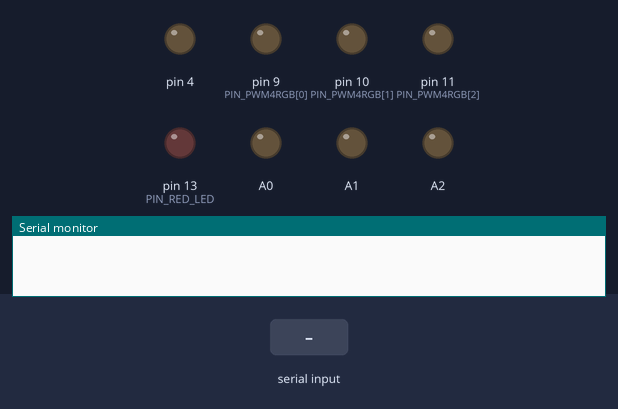
A sketch run on a simulated Arduino Uno, built with avr-gcc and run on an emulated ATmega328P. On the bench: output pins drawn as LEDs (lit = HIGH), the last lines printed to the serial monitor. The inputs (shaded band) are chosen by the test bench.

Above: at 0.1 s.
At 1.3 s:
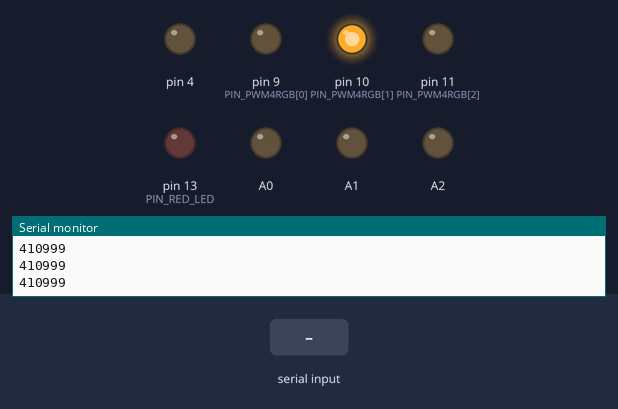
1.4 s: "000 \n" received over Serial
3.0 s: byte 32 (' ') received over Serial
At 16.36 s:
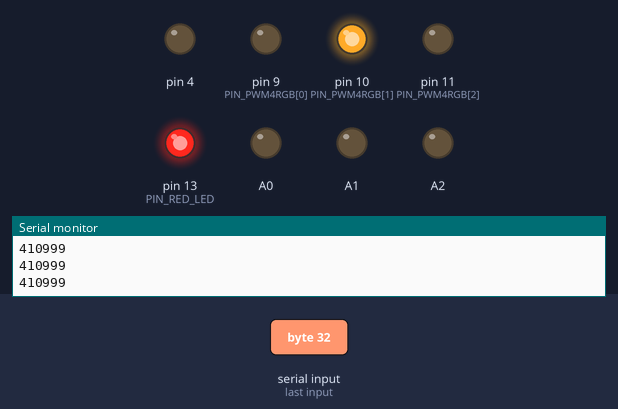
Timing chart, 0 to 34.1 s (numbered marks = the images above; inputs shaded):
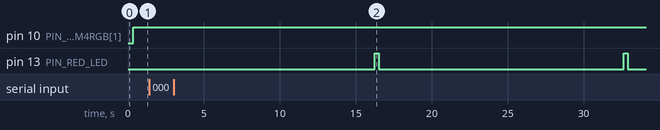

Measured:
- by itself, pin 13 (PIN_RED_LED): alternates HIGH for 0.26 s and LOW for 16.1 s

The sketch:

DrawerDetect.ino
```cpp
// Board: Pro Trinket 5V/16MHz (USB)
//
// available Trinket Pro 5V pins:     v pin 13 is blink-LED
// RX TX 3~ 4  5~ 6~ 8 9~ 10~ 11~ 12 13* A0 A1 A2 A3 A4/SDA A5/SCL (A6 A7)
//
// Software written for ProTrinket 5V to check the opening of cabinet
//      drawers in 2-3 cabinets by usage of up to 3 Ultra Sonic sensors
//      per cabinet module
//
// The module HC-SR04 is triggered by sending an US-pulse to TRIG input:
//      done by generating a high signal pulse with 10us length
//      the module has 4 pin connectors:
//          [+5V,TRIG,Echo,Gnd]         front-view
//
// The red onboard LED is a short blinking LED, showing running board
//      The final version blinks <TRINKET_NR> times at startup.
//
// An optional onboard RGB-LED placed on the PCB signals an open drawer
//      by light-up red for Oben, green for Mitte, blue for Unten.
//      The brightness is set via PWM proportional to drawer open-width
//
// New: A 4pin connector for I2C_LCD allows to connect an LCD module,
//      showing on an LCD 16x2 display following information:
// !only available if include file "LCD_BarGraph.h" is included!
//
// LevelMode:
//          +----------------+
//          |Tr#1,Cab/Drw: 1u|   1u open 43%
//          |!!!!!!!       43|  draweropen bargraph in percentage
//          +----------------+
// SerialMode:
//          +----------------+
//          |TN1 1u 2umo 3umo| fix from setup
//          |>1u99 2m88 3o09<| sent-out serial info to Feather
//          +----------------+
//
//-------------------------------------------------------------------------------

// individual settings for all the 18 drawers are configured  by TRINKET_NR
// set 1-3  for individual ProTrinket Nr. 1-3 ==> 3 different Pro Trinkets!
#define TRINKET_NR 2

// uncomment next, when tested and finally released
//#define DEBUG

#ifdef DEBUG
#warning "DEBUG VERSION *****************************"
#define DEBUG_PRINT(var) Serial.print( #var "= "); Serial.println( var);
#define BLINK_FREQ(x) (((x)%16) < 1)
#else
#warning "FINAL PRODUCT VERSION with blinking red LED"
#define DEBUG_PRINT(var)
#define BLINK_FREQ(x) (((x)%64) < 1)
#endif

// import include fie DrawerDetect.h, which holds all setups
#include "DrawerDetect.h"

// optional include
//!!! #include "LCD_I2C_optional.h"

// global used variables
int  NCabinets;                  // served Cabinets, normally 2 or 3

//######################################################################################
void setup()
{
    // first setup serial line to send open drawer message to next ProTrinket
    // also listen for messages from previous ProTrinket and pass it through
    Serial.begin( 19200);       // KitchenControl must use same baudrate

    pinMode( PIN_RED_LED, OUTPUT);
    setRedLED( false);       // LED of
    /////////

    // use an extra RGB-LED mounted on PCB to show drawer-state
    for (int i = 0; i< 3; i++) {
        analogWrite( PIN_PWM4RGB[i], PWM_AK(0));   // set the RGB-PWM off
    }

    while (!Serial);        // idle, until Serial available

#ifdef DEBUG
    // print out information to identify program/code
    Serial.println( infoLOC( "open drawer detection with US sensor HC-SR04") );
    Serial.print( "Trinket-Nr.= ");
    Serial.println( TRINKET_NR);
#endif

    NCabinets = sizeof( CabinetSetup) / sizeof( CabinetSetup[0]);
    DEBUG_PRINT( NCabinets);

    // setup all the pins for each cabinet with drawers
    String lcdInfo = "TN" + String( TRINKET_NR);

    for (int nC = 0; nC < NCabinets; nC++) {
        String pinInfos =
            setupCabinetDrawers( nC, &lcdInfo);
            ///////////////////
#ifdef DEBUG
        Serial.println( pinInfos);
#endif
    }

#ifdef USED_LCD_I2C
    LCDfound =
        LCD_I2Csetup( TRINKET_NR, lcdInfo);
        ////////////
#endif
    delay( 100);     // allow all US sensor electronics to power-up

#ifndef DEBUG
    signalNrByBlinks( TRINKET_NR);      // TBD
    ////////////////
#endif
}

//######################################################################################
// setup all GPIO pins for one cabinet and preset by zero
String setupCabinetDrawers( int nC, String *lcdMsg)
{
    sDrawerType *p2Setup = &CabinetSetup[nC];
    String msg = "\nCabNr= " + String( p2Setup->cabNr);

    *lcdMsg += " " + String(p2Setup->cabNr);

    int *PinArr = p2Setup->US_pins;     // [0]:Trig, [1-3] 3 Echos
    for (int i=0; i <= 3; i++) {
        int pin4US = PinArr[i];
        if (pin4US <= 0)
            continue;                       // skip undefined pin

        msg += "\n\t" + String( i);
        msg += ". pin4US('" + String( DrawNum2x[i]) + "')";
        *lcdMsg += String(DrawNum2x[i]);

        if (i == 0) {
            // [0] is trigger pin
            pinMode( pin4US, INPUT_PULLUP); // define Echo input
            msg += "\tTrigger";
        }
        else {
            // echo pins (u m o)
            pinMode( pin4US, OUTPUT);       // set trigger to output
            digitalWrite( pin4US, LOW);     // and initialized to LOW
            msg += "\tEcho";
        }
    }
    msg += "\n";
    return msg;
}

//######################################################################################
void loop()
{
static int FixDelay_ms = (240 + 6*TRINKET_NR) / NCabinets;  // avoid collisions
    // above delay is fix forever

static uint8_t blinky = 0;
    // use onboard red LED to signal running prorgam
    blinky++;

    setRedLED( BLINK_FREQ(blinky));
    /////////

static int openPercent;                             // returned value
static int drawerNumLast[3] = { -1, -1, -1 };       // max. 3 cabinets

    String message = "";    // reset at loop start

    for (int nC = 0; nC < NCabinets; nC++) {

        delay( FixDelay_ms);    // 90ms or 60ms

        // find any open drawer
        int drawerNum =
            openedDrawer( nC, &openPercent);
            ////////////       ########### returns also openPercent value

        // show only changes in state
        if (drawerNumLast[nC] != drawerNum) {
            drawerNumLast[nC]  = drawerNum;    // store last pulled-out/moved drawer

            if ((nC > 0) && (message == "")) {
                message += "\t\t\t\t";
            }

            message += CabinetSetup[nC].cabNr;
            message += "-Unterschrank ";
            if (drawerNum > 0) {
                message += drawerNum;
                message += ". SL offen";
            }
            else {
                message += "alle SL zu";     // no drawer open
            }
#ifdef USED_I2C_LCD
            LCDshowCabDrwBar( CabinetSetup[nC].cabNr, DrawNum2x[drawerNum], openPercent);
            ////////////////
#endif
        }
        // send the current state via serial over ONE line to WS8192 controler MCU
        sendInfo( nC, drawerNum, openPercent);
        ////////
    }

#ifdef DEBUG
    // print out message when changes occured
    if (message != "") {
        Serial.println( message);
    }
#endif
}
//@@@@@@@@@@@@@@@@@@@@@@@@@@@@@@@@@@@@@@@@@@@ forever main-loop

//######################################################################################

////////////////////////////////////////////////////////////////////////////////////////
// used special subroutines (except setup and loop)
////////////////////////////////////////////////////////////////////////////////////////

//######################################################################################
// set onboard red LED on or off
void setRedLED( bool setOn)
{
    digitalWrite( PIN_RED_LED, setOn ? HIGH : LOW);
}

//######################################################################################
// send the current state information about drawer
//      via  one serial line to WS2812b controller MCU
// the protocol contains the following information:
//
void sendInfo( int nC, int drNum, int openPerc)
{
    // read in possible messages sent by previous trinkets
    String previousInfo = "";
    while (Serial.available()) {
        // character is available
        char chAscii = Serial.read();       // read one character from RX
        if (chAscii < '0') {
            chAscii = ' ';
        }
        previousInfo += chAscii;

        if (chAscii == ' ') {
            int len = previousInfo.length();
            // eg. "1251 2000 "
            //            ^^^
            String last3zeros = previousInfo.substring(len-4);
            if (last3zeros == "000 ") {
                // cut off last drawer-Info
                previousInfo = previousInfo.substring(0,len-5);
                // eg. "1251 "
            }
        }
    }

    if (openPerc < 5)           // 5% of 50 cm = 2,5cm means close
        drNum = 0;

    if (drNum == 0)             // if no drawer number is given,
        openPerc = 0;           // then not open

    char fourDigits[5];

    sprintf( fourDigits, "%d%d%02d", CabinetSetup[nC].cabNr, DrawNum2x[drNum], openPerc);

    // lowest two digits contain percentage of drawer pulled-out 00-99
    // eg. = "0195"   means 1st drawer of left cabinet '0' is 95% open
    // eg. = "1000"   means none of the drawers of right cabinet '1' are open

    // the thousand digit holds the cabinet number 0-9 defined at the top of code
    // the hundred digit contains the opened drawer number 0 or 1-4 of the cabinet

    String CxPO = String( fourDigits);
    // now CxPO contains always 4 digits
    //        PO = Percentage Open 00-99
    //      x   = Drawer-Position: o, m, u
    //     C    = nr.of Cabinet 0-9

    if (drNum > 0) {
        previousInfo += CxPO;
        // eg. "xxxx yyyy 1u95"
    }

    // use an extra RGB-LED mounted on PCB to show drawer-state
    if ( (drNum >= 1)
      && (drNum <= 3) ) {

        int pwmVal = map( openPerc,0,99, 0,255);
        analogWrite( PIN_PWM4RGB[drNum-1], PWM_AK(pwmVal));
    }

#ifdef USED_I2C_LCD
    LCDshowSerial( nC, fourDigits);
    /////////////
#endif
#ifdef DEBUG
    return;
#endif
    Serial.println( previousInfo);
    // the main MCU will receive (every 100ms) serial infos like this :
/*
 * full information is sent, if OPEN_ONLY is false:
 *  "1000 2000 300 4000 5192 6210 7000 8000"
 *                      !!!! !!!!
 *                      !!!! 2nd drawer 10% open of cab#6
 *                      1st drawer 92% open of cab#5
 *
 *  only send open cabinets information, if OPEN_ONLY is true:
 *  "5192 6210"
 *
 */
}

//######################################################################################
// for one cabinet detect the all 3 drawer pull-outs by usage of 3 US-sensors
// if none of the drawers is open, then return the drawer-number 0
// otherwise detect the widest opend drawer, return the drawer-nr. and
// return via given pointer-address the value of open in percent, 99 means maximal opened
int openedDrawer( int nC, int *percentOpen)
{
    const int TWO_EXP_NUS = 8;      // max 3 drawers per cabinet!

    const int Mask2DrawerNum[TWO_EXP_NUS] = {
         0, 1, 2,2, 3,3,3,3    // bit-mask to drawer nr.
    };

    // avoid microSecond negative difference
    const uint32_t MICROS_OVERFLOW = 0xFFFFFFF - 4095; // ~4ms means 330m/s*0.004= 1,3m

    int openDrawer;

    sDrawerType *p2Setup = &CabinetSetup[nC];

    int maskAll = p2Setup->mskOMU;
    uint8_t mALL = (uint8_t)maskAll;          // = 7 or 0b111 for NUS=3

    int *PinArr = p2Setup->US_pins;     // [0]:Trig, [1-3] 3 Echos
    int pinTrig = PinArr[0];
    if (pinTrig < 0) {
        // if < 0 then not used as trigger

        // just read the digital state of one switch
        int i = 1;
        if (maskAll == 2) i = 2;
        if (maskAll == 4) i = 3;

        openDrawer = 0;             // none of the drawers is open
        if (digitalRead( PinArr[i]) == LOW) {
            openDrawer = i;
        }

        // pass back percentage opened
        *percentOpen = openDrawer != 0 ? 99 : 0;   // generate 0-99%

        // finally return the number of open drawer
        return openDrawer;      // returns 1, 2, 3 (,4 ) or 0, if no drawer is open
    }

    // normal US sensor

    // very special code to avoid getting negative us-difference due to overflow
    uint32_t us = micros();         // overflows from 4,294,967,295 to 0 every 70m
    if (us > MICROS_OVERFLOW) {
        // micros is shortly (4ms) before overflow
        while (us > 1100UL) {
            delay( 1);              // wait 1ms= 1000us
            us = micros();
        }
        // now micros counter is over the edge
    }

    // generate positive start pulse with 10 microsecs pulse length for all 3 US-sensors
    digitalWrite( pinTrig, HIGH);
    delayMicroseconds( 10);
    digitalWrite( pinTrig, LOW);

    // array for measuring the pulse duration in micro-seconds
    uint32_t tDurMicros[3];

    // wait until all 3 sensors receive their first pulse signal
    uint8_t mSet;
    uint8_t maskSeen = 0;
    uint32_t timedOut = micros() + CLOSED_US + MAX_US;

    while (maskSeen != mALL) {
        for (int i=1; i <= 3; i++) {
            mSet = 1<<(i-1);
            if (maskSeen & mSet)
            	continue;
            if (micros() > timedOut) {
                *percentOpen = 1;   // timed-out
                return 0;           // timed-out !
            }
            if (digitalRead( PinArr[i+1]) != HIGH)
            	continue;

            tDurMicros[i] = micros();
            maskSeen |= mSet;   		// set the bit
        }
    }
    // now all 3 US sensors are high

    uint8_t maskLast = maskSeen;
    // now wait until all 3 sensors pulses are low again
    while (maskSeen > 0) {
        maskLast = maskSeen;
        for (int i=1; i <= 3; i++) {
            mSet = 1<<(i-1);            // = 1,2,4
            if (!(maskSeen & mSet))
            	continue;

            if (micros() > timedOut) {
                *percentOpen = 1;   // timed-out
                return 0;           // timed-out !
            }
            if (digitalRead( PinArr[i+1]) != LOW)
            	continue;

             tDurMicros[i] = micros() - tDurMicros[i];
             maskSeen = mSet^0xFF;   	// take bit away
        }
    }

    openDrawer = Mask2DrawerNum[maskLast & 0b111];
    // openDrawer = 1,2 or 3 (or 4)

    uint16_t dur_us = tDurMicros[openDrawer-1];  // one less due to array-index

    // now dur_us measured the widest open drawer
#ifdef DEBUG
    char line[80];
    sprintf( line, "dur_us[%d]= %u  openDrawer= %d", nC,dur_us, openDrawer);
    Serial.println( line);
#endif
    // map measured duration to 0..MAX_DC for analog output level(dutyCycle)
    uint16_t min_us = MIN_US;
    uint16_t max_us = MAX_US;

    // map sonic runtime to percentage of opening (max.99%)
    int percentage = map( dur_us, min_us,max_us, 0,99);

    percentage = constrain( percentage, 0,99);  // must be between 0 and 99%

    if (dur_us < CLOSED_US) {
        // drawer closed
        percentage = 0;             // reset all drawers to be closed
        openDrawer = 0;             // none of the drawers is open
    }

    // pass back percentage opened
    *percentOpen = percentage;

    // finally return the number of open drawer
    return openDrawer;      // returns 1, 2, 3 (,4 ) or 0, if no drawer is open
}

#ifndef DEBUG
//######################################################################################
// lets identify Trinket Pro Nr. 1,2 or 3 by LED blinking nTimes at startup
void signalNrByBlinks( int nTimes)
{
    if (nTimes >= 0) return;    // to be removed !! FIXME!!
    while (nTimes-- > 0) {
        setRedLED( false);
        delay( 800);            // 0.8sec OFF

        setRedLED( true);
        delay( 1200);           // 1.2sec ON

        setRedLED( false);
        delay( 800);            // 0.8sec OFF
    }
    delay( 2000);               // finally wait 2 secs
}
#endif

#ifdef DEBUG
//######################################################################################
String infoLOC( String text)     // must be always located at the end of source code
{
    text += "\n";
    text += "FILE: " __FILE__ "\n";
    text += "DATE: " __DATE__ "  TIME: " __TIME__ "\n";

    text += "\n ***** TRINKET_NR= ";
    text += TRINKET_NR;
    text += "\n\nLOC= ";

    int loc = __LINE__ + 4;
    text += loc;
    text += "\t; Lines of Code";
    return text;
}
#endif

//######################################################################################
//end_of_code   E_Winter@web.de started 2019-08-22 (final: 08-31)
//
```

Source omitted: DrawerDetect.h (4969 bytes)
